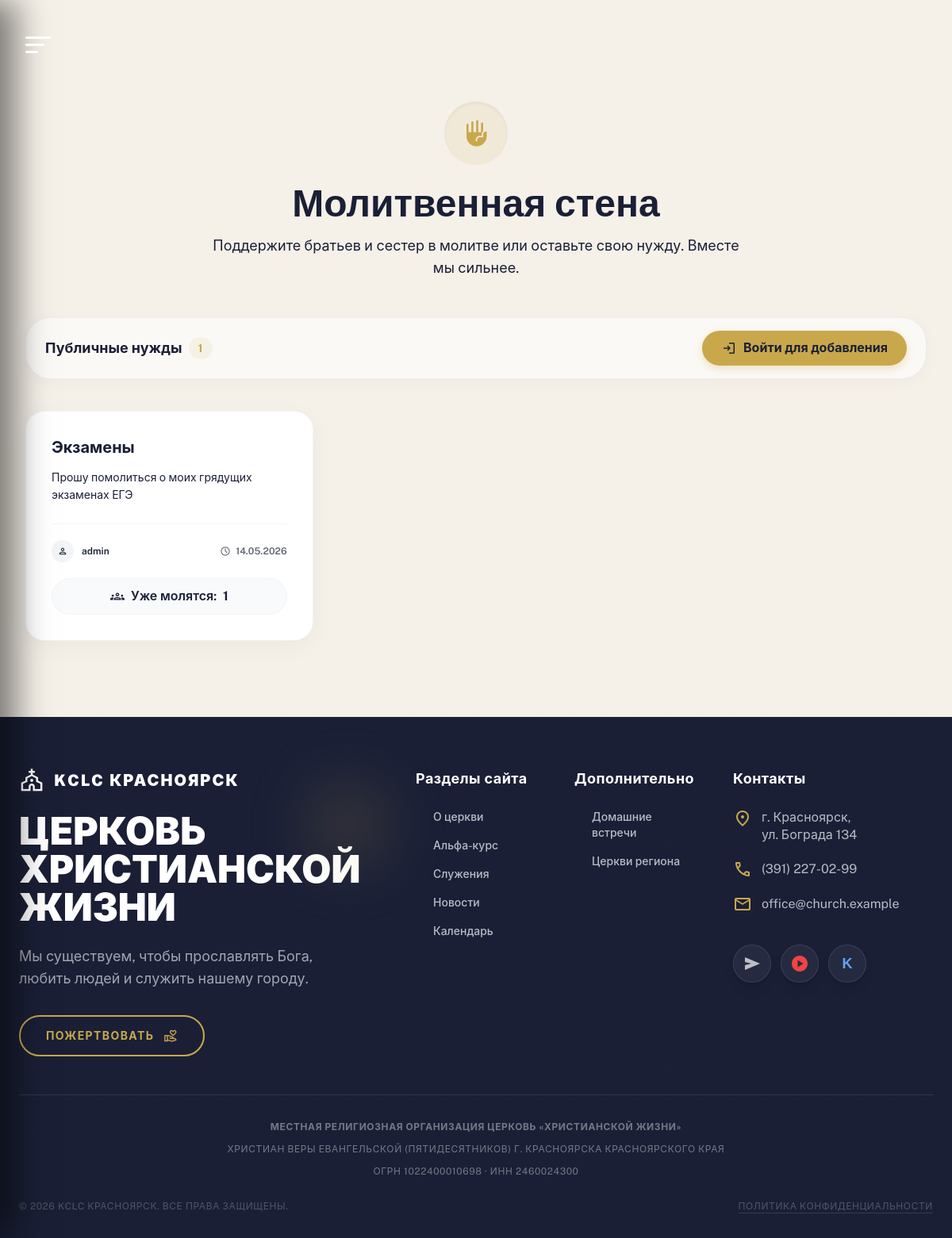
The page /prayer/ on the database as committed earlier.
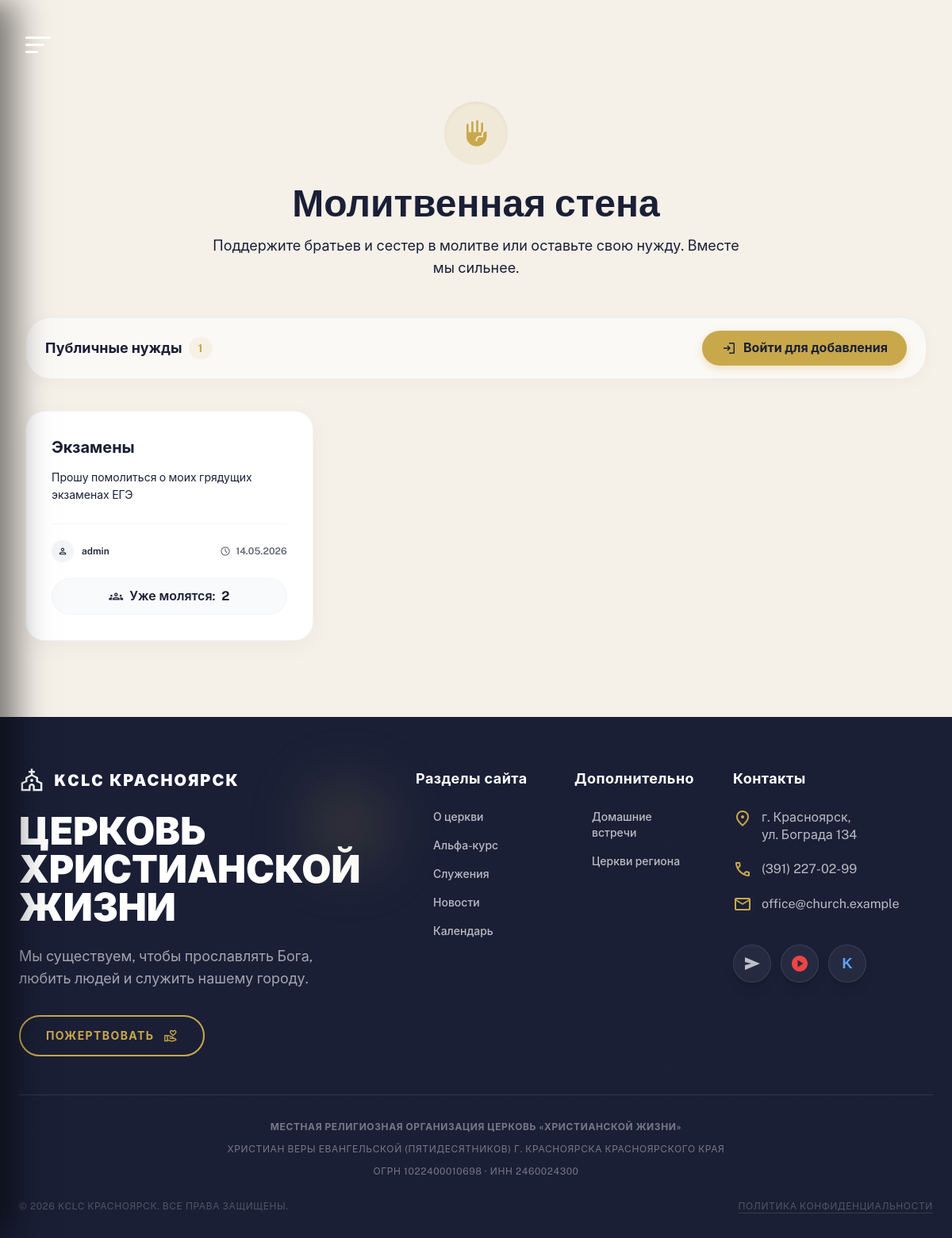
The same page on the database as committed later.
### church_app/models.py (models this page shows, shortened)
class PrayerRequest(models.Model):
    user = models.ForeignKey(User, on_delete=models.CASCADE, verbose_name="Пользователь")
    title = models.CharField(max_length=200, verbose_name="Тема молитвы")
    description = models.TextField(verbose_name="Описание нужды")
    is_answered = models.BooleanField(default=False, verbose_name="Получен ответ")
    prayer_count = models.IntegerField(default=0, verbose_name="Сколько человек молится")
    is_public = models.BooleanField(default=True, verbose_name="Публичная просьба")
    created_at = models.DateTimeField(auto_now_add=True, verbose_name="Создана")
    answered_at = models.DateTimeField(null=True, blank=True, verbose_name="Дата ответа")
    objects = PrayerRequestManager()
    class Meta:
        verbose_name = "Молитвенная нужда"
        verbose_name_plural = "Молитвенные нужды"

### church_app/views_prayer.py (the view)
# urls.py: path('prayer/', views_prayer.prayer_list, name='prayer_list'),
def prayer_list(request):
    prayers = PrayerRequest.objects.filter(is_public=True).order_by('-created_at')
    context = {
        'prayers': prayers,
        'title': 'Молитвенная стена'
    }
    return render(request, 'prayer_list.html', context)

### templates/prayer_list.html (shortened to what the changed rows need)
{% extends 'base.html' %}
{% load static %}
{% block main_class %}flex-grow relative bg-background-light{% endblock %}
{% block content %}
<div class="max-w-7xl mx-auto px-4 sm:px-6 lg:px-8 py-32 pb-24">
    <div class="text-center mb-12">
        <h1 class="text-4xl sm:text-5xl font-display font-bold text-navy mb-4">Молитвенная стена</h1>
    </div>
    <div class="grid grid-cols-1 md:grid-cols-2 lg:grid-cols-3 gap-6 xl:gap-8">
        {% for prayer in prayers %}
        <div class="group relative flex flex-col bg-white rounded-3xl p-6 sm:p-8 shadow-[0_8px_30px_rgba(0,0,0,0.04)] border border-navy/5 transition-all duration-300 hover:shadow-[0_20px_40px_rgba(0,0,0,0.08)] hover:-translate-y-1.5 focus-within:ring-2 focus-within:ring-primary/50
            {% if prayer.is_answered %}bg-primary/5 border-primary/20{% endif %}">
            <div class="flex-grow">
                <h3 class="text-xl font-bold text-navy mb-3 leading-snug group-hover:text-primary transition-colors">{{ prayer.title }}</h3>
                <p class="text-txt-sub text-sm leading-relaxed mb-6">{{ prayer.description|linebreaksbr }}</p>
            </div>
            <div class="flex flex-col mt-auto pt-5 border-t border-gray-100 gap-4">
                <div class="flex items-center justify-between text-xs font-semibold text-txt-sub">
                    <div class="flex items-center gap-2.5">
                        <div class="w-7 h-7 rounded-full bg-navy/5 flex items-center justify-center text-navy shrink-0">
                            <span class="material-symbols-outlined text-[14px]">person</span>
                        </div>
                        <span class="truncate max-w-[100px]">{{ prayer.user.username }}</span>
                    </div>
                    <div class="flex items-center gap-1.5 opacity-70">
                        <span class="material-symbols-outlined text-[14px]">schedule</span>
                        <span>{{ prayer.created_at|date:"d.m.Y" }}</span>
                    </div>
                </div>
                <div class="mt-1">
                    {% if not prayer.is_answered and user.is_authenticated %}
                    <form method="post" action="{% url 'prayer_support' prayer.id %}">
                        {% csrf_token %}
                        <button type="submit" class="w-full flex justify-center items-center gap-2 py-2.5 rounded-xl text-primary font-bold bg-primary/10 hover:bg-primary hover:text-white transition-all duration-300 active:scale-[0.98] group/btn">
                            <span class="material-symbols-outlined text-[18px] group-hover/btn:scale-110 transition-transform">front_hand</span>
                            <span>Я молюсь ({{ prayer.prayer_count }})</span>
                        </button>
                    </form>
                    {% else %}
                    <div class="w-full flex justify-center items-center gap-2 py-2.5 rounded-xl text-txt-sub font-semibold bg-gray-50 border border-gray-100">
                        <span class="material-symbols-outlined text-[18px]">groups</span>
                        <span>Уже молятся: <span class="text-navy font-bold ml-1">{{ prayer.prayer_count }}</span></span>
                    </div>
                    {% endif %}
                </div>
            </div>
        </div>
        {% endfor %}
    </div>
</div>
{% endblock %}

Rows that differ between the two databases and show on the page:
changed PrayerRequest "Экзамены": prayer_count "1" → "2"
